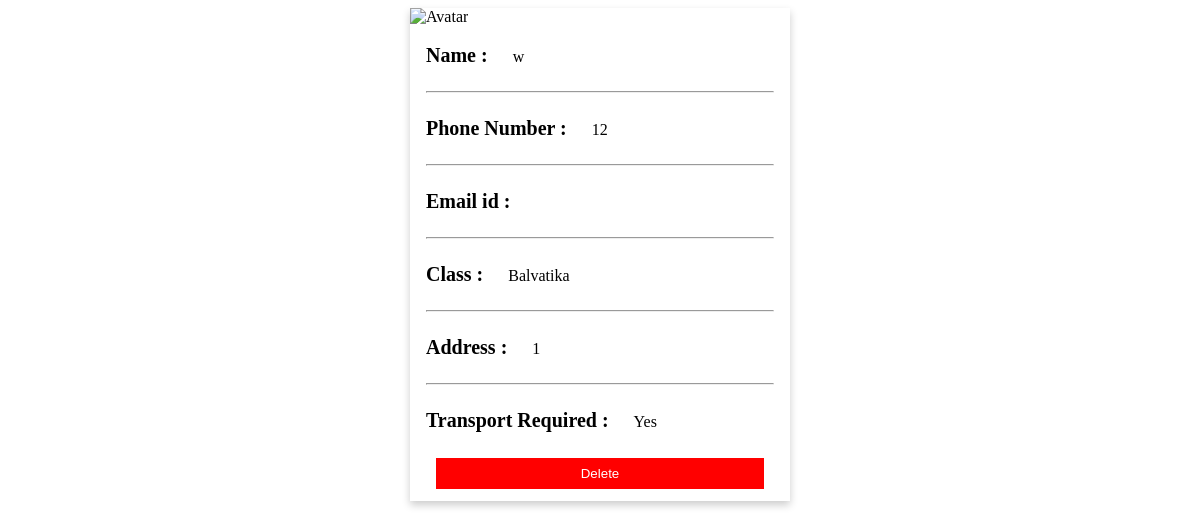
Screenshot of /enquiry_info/7 with the database file from the repository.
### school_app/models.py (models this page shows)
class registration(models.Model):
    student_name=models.CharField(max_length=50)
    father_name=models.CharField(max_length=50)
    mother_name=models.CharField(max_length=50)
    dob=models.CharField(max_length=10)
    phone_number=models.IntegerField()
    email_id=models.CharField(max_length=50)
    gender=models.CharField(max_length=50)
    class_for=models.CharField(max_length=50)
    last_schl=models.CharField(max_length=80)
    last_schl=models.CharField(max_length=80)
    address=models.CharField(max_length=100)
    trans_req=models.CharField(max_length=10)

### school_app/views.py (the view, shortened to what this page needs)
# urls.py: path("enquiry_info/<str:pk>",views.EnquiryInfo, name='Enquiry'),
def EnquiryInfo(request, pk):
    try:
        data = registration.objects.get(id=pk)
    except registration.DoesNotExist:
        return render(request, 'admin/error.html', {'message': 'Registration does not exist'})
    context = {'item': data}
    return render(request, 'admin/enquiry_info.html', context)

### templates/admin/enquiry_info.html (shortened to what this page needs)
<!DOCTYPE html>
<html>
<head>
</head>
<body>
    <div class="info-container">
        <div class="card">
            {% if item.gender == 'M' %}
            <img src="https://www.w3schools.com/howto/img_avatar.png" alt="Avatar">
            {% else %}
            <img src="https://www.w3schools.com/howto/img_avatar2.png" alt="Avatar">
            {% endif %}
            <div class="data">
                <form action="" method="POST">
                <span>
                    <p><b>Name : </b>{{item.student_name}}</p>
                </span>
                <hr>
                <span>
                    <p><b>Phone Number : </b>{{item.phone_number}}</p>
                </span>
                <hr>
                <span>
                    <p><b>Email id : </b>{{item.email_id}}</p>
                </span>
                <hr>
                <span>
                    <p> <b>Class : </b> {{item.class_for}}</p>
                </span>
                <hr>
                <span>
                    <p> <b>Address : </b> {{item.address}}</p>
                </span>
                <hr>
                <span>
                    <p> <b>Transport Required : </b> {{item.trans_req}}</p>
                </span>
                <span>
                        <button type="submit"><a href="{% url 'Enquiry' item.id %}">Delete</a></button>
                </span>
            </form>
            </div>
        </div>
    </div>
</body>
</html>

### templates/admin/enquiry_info.html (style rules this page uses)
body { padding: 0; }
.card { box-shadow: 0 4px 8px 0 rgba(0, 0, 0, 0.2); transition: 0.3s; margin: auto; width: 380px; }
.card img { height: 340px; width: 100%; }
.data { padding: 2px 16px; }
.data span { display: flex; }
.data span b { font-size: 20px; margin-right: 20px; }
.data span button { background-color: red; border: none; color: white; width: 95%; padding: 8px; margin: 10px; transition: 0.15s ease-in-out; }
.data span button a { text-decoration: none; color: white; }

### rows the page displays
registration: student_name "w", phone_number "12", class_for "Balvatika", address "1", trans_req "Yes"
